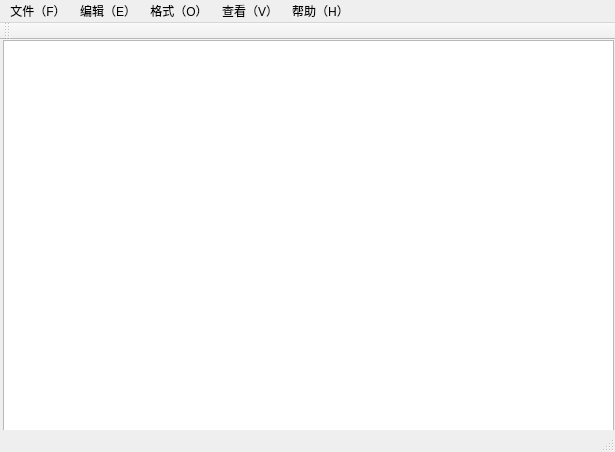
<?xml version="1.0" encoding="UTF-8"?>
<ui version="4.0">
 <class>MainWindow</class>
 <widget class="QMainWindow" name="MainWindow">
  <property name="geometry">
   <rect>
    <x>0</x>
    <y>0</y>
    <width>615</width>
    <height>452</height>
   </rect>
  </property>
  <property name="windowTitle">
   <string>MainWindow</string>
  </property>
  <widget class="QWidget" name="centralWidget">
   <widget class="QTextEdit" name="textEdit">
    <property name="geometry">
     <rect>
      <x>3</x>
      <y>0</y>
      <width>611</width>
      <height>391</height>
     </rect>
    </property>
   </widget>
  </widget>
  <widget class="QMenuBar" name="menuBar">
   <property name="geometry">
    <rect>
     <x>0</x>
     <y>0</y>
     <width>615</width>
     <height>23</height>
    </rect>
   </property>
   <widget class="QMenu" name="menu_F">
    <property name="title">
     <string>文件（F）</string>
    </property>
    <addaction name="newAction"/>
    <addaction name="openAction"/>
    <addaction name="saveAction"/>
    <addaction name="saveAsAction"/>
    <addaction name="separator"/>
    <addaction name="action_5"/>
    <addaction name="printAction"/>
    <addaction name="separator"/>
    <addaction name="exitAction"/>
   </widget>
   <widget class="QMenu" name="menu_E">
    <property name="title">
     <string>编辑（E）</string>
    </property>
    <addaction name="undoAction"/>
    <addaction name="separator"/>
    <addaction name="cutAction"/>
    <addaction name="copyAction"/>
    <addaction name="pasteAction"/>
    <addaction name="deleteAction"/>
    <addaction name="separator"/>
    <addaction name="action_F"/>
    <addaction name="action_N"/>
    <addaction name="action_R"/>
    <addaction name="action_G"/>
    <addaction name="separator"/>
    <addaction name="action_A"/>
    <addaction name="dateTimeAction"/>
   </widget>
   <widget class="QMenu" name="menu_O">
    <property name="title">
     <string>格式（O）</string>
    </property>
    <addaction name="action_W"/>
    <addaction name="fontAction"/>
    <addaction name="colorAction"/>
   </widget>
   <widget class="QMenu" name="menu_V">
    <property name="title">
     <string>查看（V）</string>
    </property>
    <addaction name="action_S"/>
   </widget>
   <widget class="QMenu" name="menu_H">
    <property name="title">
     <string>帮助（H）</string>
    </property>
    <addaction name="action_H"/>
    <addaction name="separator"/>
    <addaction name="qtHelpAction"/>
    <addaction name="aboutBossAction"/>
   </widget>
   <addaction name="menu_F"/>
   <addaction name="menu_E"/>
   <addaction name="menu_O"/>
   <addaction name="menu_V"/>
   <addaction name="menu_H"/>
  </widget>
  <widget class="QToolBar" name="mainToolBar">
   <attribute name="toolBarArea">
    <enum>TopToolBarArea</enum>
   </attribute>
   <attribute name="toolBarBreak">
    <bool>false</bool>
   </attribute>
  </widget>
  <widget class="QStatusBar" name="statusBar"/>
  <action name="newAction">
   <property name="icon">
    <iconset resource="images/qsrc.qrc">
     <normaloff>:/new/prefix1/new.png</normaloff>:/new/prefix1/new.png</iconset>
   </property>
   <property name="text">
    <string>新建（N）</string>
   </property>
  </action>
  <action name="openAction">
   <property name="icon">
    <iconset resource="images/qsrc.qrc">
     <normaloff>:/new/prefix1/open.png</normaloff>:/new/prefix1/open.png</iconset>
   </property>
   <property name="text">
    <string>打开（O）…</string>
   </property>
  </action>
  <action name="saveAction">
   <property name="icon">
    <iconset resource="images/qsrc.qrc">
     <normaloff>:/new/prefix1/save.png</normaloff>:/new/prefix1/save.png</iconset>
   </property>
   <property name="text">
    <string>保存（S）</string>
   </property>
  </action>
  <action name="saveAsAction">
   <property name="icon">
    <iconset resource="images/qsrc.qrc">
     <normaloff>:/new/prefix1/saveAs.png</normaloff>:/new/prefix1/saveAs.png</iconset>
   </property>
   <property name="text">
    <string>另存为（A）…</string>
   </property>
  </action>
  <action name="action_5">
   <property name="text">
    <string>页面设置（U）…</string>
   </property>
  </action>
  <action name="printAction">
   <property name="icon">
    <iconset resource="images/qsrc.qrc">
     <normaloff>:/new/prefix1/print.png</normaloff>:/new/prefix1/print.png</iconset>
   </property>
   <property name="text">
    <string>打印（P）…</string>
   </property>
  </action>
  <action name="exitAction">
   <property name="icon">
    <iconset resource="images/qsrc.qrc">
     <normaloff>:/new/prefix1/exit.png</normaloff>:/new/prefix1/exit.png</iconset>
   </property>
   <property name="text">
    <string>退出（X）</string>
   </property>
  </action>
  <action name="undoAction">
   <property name="icon">
    <iconset resource="images/qsrc.qrc">
     <normaloff>:/new/prefix1/undo.png</normaloff>:/new/prefix1/undo.png</iconset>
   </property>
   <property name="text">
    <string>撤销（U）</string>
   </property>
  </action>
  <action name="cutAction">
   <property name="icon">
    <iconset resource="images/qsrc.qrc">
     <normaloff>:/new/prefix1/cut.png</normaloff>:/new/prefix1/cut.png</iconset>
   </property>
   <property name="text">
    <string>剪切（T）</string>
   </property>
  </action>
  <action name="copyAction">
   <property name="icon">
    <iconset resource="images/qsrc.qrc">
     <normaloff>:/new/prefix1/copy.png</normaloff>:/new/prefix1/copy.png</iconset>
   </property>
   <property name="text">
    <string>复制（C）</string>
   </property>
  </action>
  <action name="pasteAction">
   <property name="icon">
    <iconset>
     <normaloff>images/paste.png</normaloff>images/paste.png</iconset>
   </property>
   <property name="text">
    <string>粘贴（P）</string>
   </property>
  </action>
  <action name="deleteAction">
   <property name="icon">
    <iconset resource="images/qsrc.qrc">
     <normaloff>:/new/prefix1/delete.png</normaloff>:/new/prefix1/delete.png</iconset>
   </property>
   <property name="text">
    <string>删除（L）</string>
   </property>
  </action>
  <action name="action_F">
   <property name="text">
    <string>查找（F）…</string>
   </property>
  </action>
  <action name="action_N">
   <property name="text">
    <string>查找下一个（N）</string>
   </property>
  </action>
  <action name="action_R">
   <property name="text">
    <string>替换（R）…</string>
   </property>
  </action>
  <action name="action_G">
   <property name="text">
    <string>转到（G）…</string>
   </property>
  </action>
  <action name="action_A">
   <property name="text">
    <string>全选（A）</string>
   </property>
  </action>
  <action name="dateTimeAction">
   <property name="icon">
    <iconset resource="images/qsrc.qrc">
     <normaloff>:/new/prefix1/time.png</normaloff>:/new/prefix1/time.png</iconset>
   </property>
   <property name="text">
    <string>时间/日期（D）</string>
   </property>
  </action>
  <action name="action_W">
   <property name="text">
    <string>√自动换行（W）</string>
   </property>
  </action>
  <action name="fontAction">
   <property name="icon">
    <iconset resource="images/qsrc.qrc">
     <normaloff>:/new/prefix1/font.png</normaloff>:/new/prefix1/font.png</iconset>
   </property>
   <property name="text">
    <string>字体（F）…</string>
   </property>
  </action>
  <action name="action_S">
   <property name="text">
    <string>状态栏（S）</string>
   </property>
  </action>
  <action name="action_H">
   <property name="text">
    <string>查看帮助（H）</string>
   </property>
  </action>
  <action name="qtHelpAction">
   <property name="text">
    <string>关于Qt（A）</string>
   </property>
  </action>
  <action name="colorAction">
   <property name="icon">
    <iconset resource="images/qsrc.qrc">
     <normaloff>:/new/prefix1/colors.png</normaloff>:/new/prefix1/colors.png</iconset>
   </property>
   <property name="text">
    <string>颜色</string>
   </property>
  </action>
  <action name="action_2">
   <property name="text">
    <string>日期</string>
   </property>
  </action>
  <action name="aboutBossAction">
   <property name="text">
    <string>关于组织</string>
   </property>
  </action>
 </widget>
 <layoutdefault spacing="6" margin="11"/>
 <resources>
  <include location="images/qsrc.qrc"/>
 </resources>
 <connections/>
</ui>
